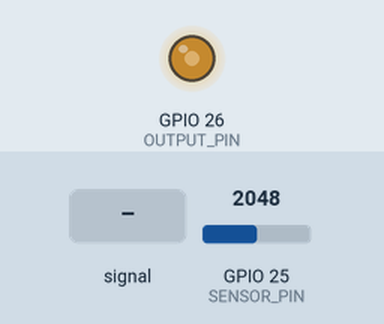
Recording of a program running on a simulated ESP32. Parts: output pins drawn as LEDs (lit = HIGH). The test bench sets the inputs (shaded band); at power-on: GPIO 25 (SENSOR_PIN) = 2048.

Above: at 1.2 s.
1.3 s: GPIO 25 (SENSOR_PIN) fed a 200 Hz sine of ±327 counts around its level
Timing chart, 0 to 2.7 s (numbered marks = the images above; inputs shaded):
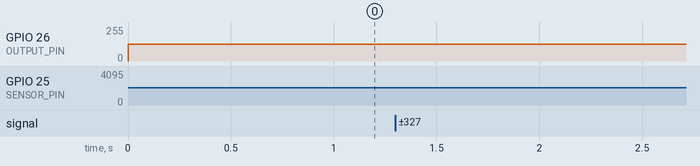

The program:

main.cpp
```cpp
#include <Arduino.h>

// Paramètres du filtre à moyenne glissante
const int M = 16;           // Nombre d'échantillons pour la moyenne
int16_t y_prev = 0;         // Valeur filtrée précédente
int16_t sum = 0;            // Somme des échantillons

#define SENSOR_PIN GPIO_NUM_25
#define OUTPUT_PIN GPIO_NUM_26

// Déclaration de la fonction de filtrage
int16_t filtre(int16_t x);

// Déclaration de la file d'attente
QueueHandle_t queue;

uint32_t cycleCount;

// Tableau pour stocker les échantillons
int16_t samples[M];
int sampleIndex = 0;

// Fonction d'interruption du timer pour la lecture analogique
void IRAM_ATTR onTimer() {
  // Lecture de l'échantillon courant
  int16_t x = analogRead(SENSOR_PIN) - 2048; // Ajustement pour inclure les valeurs négatives

  int16_t y = filtre(x);

  // Envoi de l'échantillon à la file d'attente
  xQueueSendFromISR(queue, &y, NULL);
}

// Tâche pour l'écriture DAC
void dacWriteTask(void *parameter) {
  int16_t x;
  while (true) {
    // Réception de l'échantillon depuis la file d'attente
    if (xQueueReceive(queue, &x, portMAX_DELAY) == pdPASS) {
      // Mise à l'échelle et limitation de la valeur de sortie
      int outputValue = map(x, -2048, 2047, 0, 255); // Conversion de la plage de -2048 à 2047 à 0-255 pour DAC
      outputValue = constrain(outputValue, 0, 255); // Limitation de la valeur entre 0 et 255

      // Génération du signal traité sur la broche de sortie
      dacWrite(OUTPUT_PIN, outputValue); // Utilisation de dacWrite pour la sortie DAC sur ESP32
    }
  }
}

void setup() {
  // Initialisation de la communication série
  Serial.begin(115200);

  // Configuration de la broche du capteur et de la broche de sortie
  pinMode(SENSOR_PIN, INPUT);

  // Création de la file d'attente
  queue = xQueueCreate(30, sizeof(int16_t));

  // Configuration du timer pour générer une interruption toutes les 1 ms
  hw_timer_t *timer = timerBegin(0, 80, true); // Timer 0, prescaler 80 (1 µs par tick)
  timerAttachInterrupt(timer, &onTimer, true);
  timerAlarmWrite(timer, 150, true); // 150 µs
  timerAlarmEnable(timer);

  // Création de la tâche sur le cœur 0 pour l'écriture DAC
  /**
   * On choise d'attribuer la ta coeur 0 puisque les interruptions sont traité par la coeur 1 par defaut
   */
  xTaskCreatePinnedToCore(
      dacWriteTask,     // Fonction de la tâche
      "DacWriteTask",   // Nom de la tâche
      2048,             // Taille de la pile
      NULL,             // Paramètre de la tâche
      1,                // Priorité de la tâche
      NULL,             // Handle de la tâche
      0);               // Numéro du cœur (0)
}

void loop() {
  // Rien à faire dans la boucle principale
}

// Définition de la fonction de filtrage
int16_t filtre(int16_t x) {
  // Mesure du nombre de cycles CPU avant le filtrage
  uint32_t startCycleCount = ESP.getCycleCount();

  // Ajout de l'échantillon au tableau
  sum -= samples[sampleIndex]; // Soustraire l'ancien échantillon de la somme
  samples[sampleIndex] = x; // Mettre à jour l'échantillon
  sum += x; // Ajouter le nouvel échantillon à la somme
  sampleIndex = (sampleIndex + 1) % M;

  // Application du filtre à moyenne glissante
  int16_t y = sum / M;

  // Mesure du nombre de cycles CPU après le filtrage
  uint32_t endCycleCount = ESP.getCycleCount();
  cycleCount = endCycleCount - startCycleCount;

  return y;
}
```
